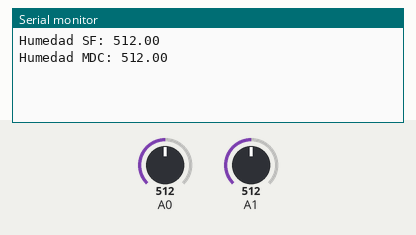
This sketch was run on a simulated Arduino Uno, built with avr-gcc and run on an emulated ATmega328P. Parts: the last lines printed to the serial monitor. Inputs (shaded band) come from the test bench; at power-on: A0 = 512, A1 = 512.

Above: at 1.2 s.
1.3 s: A0 set to 716
4.3 s: A1 set to 716
At 5.9 s:
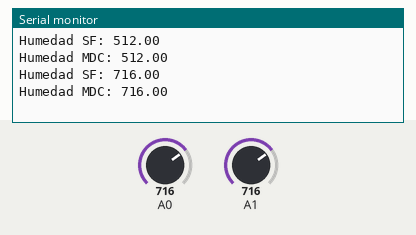
7.3 s: A0 set to 900
At 10.2 s:
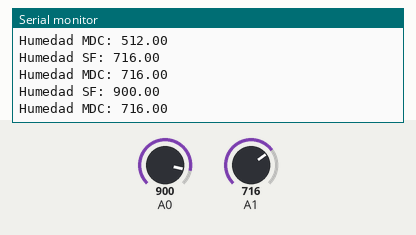

The sketch:

humedad.ino
```cpp
// CONSTANTES
const float TIEMPO_MUESTREO = 0.001;

// VARIABLES
float humedad, humedadPorcentual;
float humedadFiltro, humedadPorcentualFiltro, muestraFiltro, correlacion;

void setup() {
  // Iniciar la comunicación serial
  Serial.begin(9600);
}

void loop() {
  // Sensado sin filtro
  humedad = analogRead(A0); // Salida en bits
  // humedadPorcentual = map(humedad, 0, 1023, 100, 0); // Salida porcentual analógica
  humedadPorcentual = analogToPorcentual(humedad);
  // Sensado de la Humedad sin Filtro
  Serial.print("Humedad SF: ");
  Serial.println(humedad);

  // Sensando mediante el algoritmo de muestreo doble correlacionado
  humedadFiltro = analogRead(A1); // Salida en bits
  delayMicroseconds(TIEMPO_MUESTREO);
  muestraFiltro = analogRead(A1);

  // Filtrado de la señal
  correlacion = humedadFiltro - abs(humedadFiltro - muestraFiltro);
  // humedadPorcentualFiltro = map(correlacion, 0, 1023, 100, 0);
  humedadPorcentualFiltro = analogToPorcentual(correlacion);

  Serial.print("Humedad MDC: ");
  Serial.println(correlacion);

  delay(5000);
}


// Función para el filtrado
/*
  Recibe como parámetro la humedad medida
*/
float analogToPorcentual(float humedadSensor){
  float humedadPorcentual;
  humedadPorcentual = -100*(humedadSensor-1023)/1023;
  return humedadPorcentual;
}
```

Measured:
- after the input at 4.3 s, the serial monitor: prints a new line after 0.72 s (image 1)
- after the input at 7.3 s, the serial monitor: prints a new line after 2.7 s (image 2)
